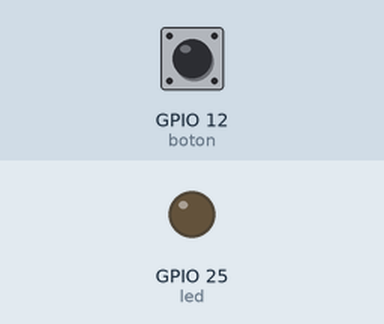
The sketch below on a simulated ESP32. Shown: output pins drawn as LEDs (lit = HIGH). The test bench sets the inputs (shaded band); at power-on: GPIO 12 (boton) LOW.

Above: at 1.2 s.
1.3 s: GPIO 12 (boton) pulled HIGH for 0.15 s
At 1.37 s:
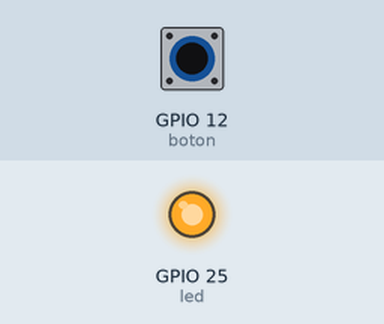
2.9 s: GPIO 12 (boton) pulled HIGH for 3.2 s
At 6.9 s:
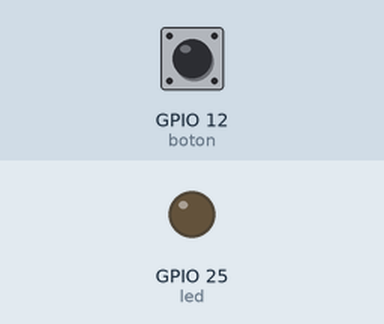
Timing chart, 0 to 8.4 s (numbered marks = the images above; inputs shaded):
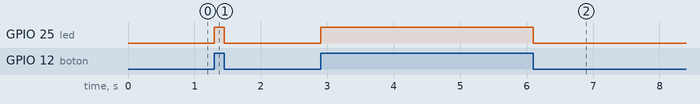

The sketch:

ESP32_BOTON_CODE.ino
```cpp
int led=25;
int boton=12;
bool status_boton=0;
void setup() {
  // put your setup code here, to run once:
  pinMode(led, OUTPUT);
  pinMode(boton, INPUT);
}

void loop() {
  // put your main code here, to run repeatedly:
  status_boton=digitalRead(boton);
  digitalWrite(led,status_boton);
}
```

Measured:
- after the input at 1.3 s, GPIO 25 (led): LOW → HIGH at once, → LOW 0.15 s later
- after the input at 2.9 s, GPIO 25 (led): LOW → HIGH at once, → LOW 3.2 s later
